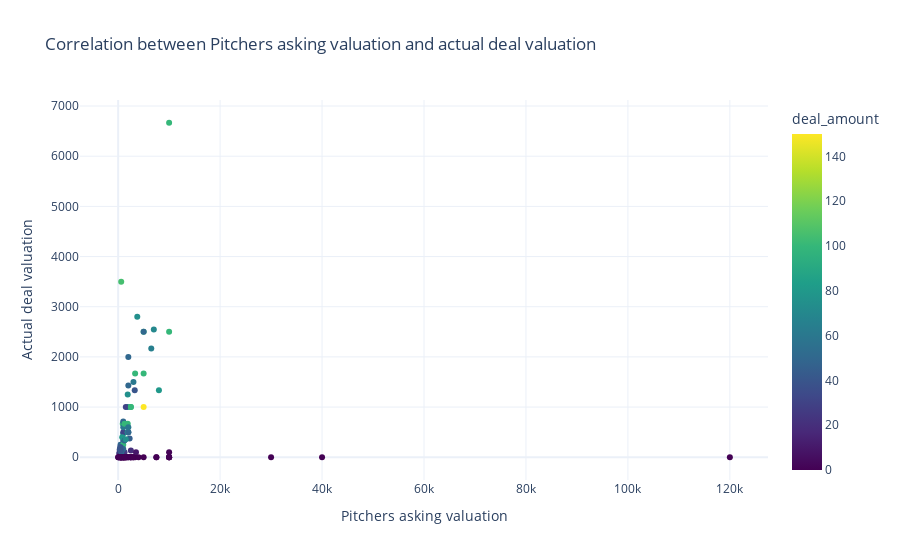

The cell this chart's notebook holds for it:
### Markdown cell above
### Correlation between the pitchers asking valuation and the actual deal valuation

### Code cell
fig = px.scatter(data, x='ask_valuation',y='deal_valuation',
                labels={'ask_valuation' : 'Pitchers asking valuation',
                       'deal_valuation' : 'Actual deal valuation'},
                title='Correlation between Pitchers asking valuation and actual deal valuation',
                color='deal_amount',
                color_continuous_scale='Viridis',
                hover_name='brand_name')
fig.update_layout(template='plotly_white')
fig.show()

### Figure 1 — Plotly figure (JSON) as saved in the notebook; plotly's stock layout.template omitted (floating-point values rounded to 4 significant figures)
{"data": [{"hovertemplate": "<b>%{hovertext}</b><br><br>Pitchers asking valuation=%{x}<br>Actual deal valuation=%{y}<br>deal_amount=%{marker.color}<extra></extra>", "hovertext": ["BluePine Industries", "Booz scooters", "Heart up my Sleeves", "Tagz Foods", "Head and Heart", "Agro tourism", "Qzense Labs", "Peeschute", "NOCD", "Cosiq", "JhaJi Achaar", "Bummer", "Revamp Moto", "Hungry Heads", "Shrawani Engineers", "Skippi Pops", "Menstrupedia", "Hecolll", "Raising Superstars", "Torch-it", "La Kheer Deli", "Beyond Snack", "Vivalyf Innovations- Easy Life", "Motion Breeze", "Altor", "Ariro", "Kabira Handmade", "Nuutjob", "Meatyour", "EventBeep", "Gopal's 56", "ARRCOAT Surface Textures", "Farda", "Auli Lifestyle", "SweeDesi", "LOKA", "Annie", "Caragreen", "The Yarn Bazaar", "The Renal Project", "Morikko Pure Foods", "Good Good Piggy Bank", "Hammer Lifestyle", "PNT", "Cocofit", "Bamboo India", "Flying Furr", "Beyond Water", "Let's Try", "Find Your Kicks India", "Aas Vidyalaya", "Outbox", "RoadBounce", "Mommy's Kitchen", "India Hemp and Co", "Otua", "Anthyesti", "Ethik", "WeSTOCK", "KetoIndia", "Magic lock", "The State Plate", "Bakarmax", "IN A CAN", "Get a Whey", "Sid07 Designs", "The Quirky Nari", "Hair Originals", "Poo de Cologne", "Moonshine Meads", "Falhari", "Namhya Foods", "Urban Monkey", "Guardian Gears", "Modern Myth", "The Sass Bar", "KG Agrotech", "Nuskha Kitchen", "PawsIndia", "Sunfox Technologies", "Alpino", "Isak Fragrances", "Julaa Automation", "Rare Planet", "Theka Coffee", "Watt Technovations", "Aliste Technologies", "Insurance Samadhan", "Humpy A2", "Kunafa World", "Gold Safe Solutions Ind.", "Wakao Foods", "PDD Falcon", "PlayBox TV", "Sippline Drinking Shields", "Kabaddi Adda", "Shades of Spring", "Scholify", "Scrapshala", "Sabjikothi", "AyuRythm", "Astrix", "Thea and Sid", "Experential Etc", "GrowFitter", "Med Tech", "Colour Me Mad", "Mavi's", "Tweek Labs", "Proxgy", "Nomad Food Project", "Twee in One", "Green Protein", "On2Cook", "Jain Shikanji", "Woloo", "Elcare India"], "legendgroup": "", "marker": {"color": [75, 40, 25, 70, 0, 0, 0, 75, 20, 50, 0, 75, 100, 0, 0, 100, 50, 0, 100, 0, 0, 50, 56, 30, 50, 50, 0, 25, 30, 30, 0, 50, 30, 75, 0, 40, 105, 50, 100, 100, 0, 0, 100, 25, 5e-05, 50, 0, 75, 45, 50, 150, 0, 80, 0, 0, 1, 0, 0, 60, 0, 0, 40, 0, 100, 100, 25, 35, 60, 0, 0, 0, 50, 0, 0, 0, 50, 10, 0, 50, 100, 0, 50, 0, 65, 0, 0.00101, 0, 100, 100, 0, 50, 75, 0, 0, 0, 80, 0, 0, 0, 0, 75, 0, 0, 0, 50, 0, 40, 0, 60, 10, 40, 0, 0, 0, 40, 0, 0], "coloraxis": "coloraxis", "symbol": "circle"}, "mode": "markers", "name": "", "orientation": "v", "showlegend": false, "type": "scatter", "x": [1000, 266.7, 250, 7000, 1000, 1000, 40000, 1875, 2500, 666.7, 500, 1875, 10000, 1000, 50, 900, 500, 10000, 5000, 7500, 666.7, 2000, 746.7, 1000, 1000, 2000, 2000, 500, 600, 1500, 120000, 1000, 300, 1875, 1333.0, 800, 600, 500, 2500, 3333.0, 3333.0, 900, 1000, 1250, 100, 2000, 1071.0, 1875, 2250, 500, 5000, 1000, 800, 3000, 1250, 10000, 2000, 300, 1000, 10000, 1500, 3250, 700, 2500, 1250, 470, 700, 3000, 1500, 1600, 2500, 2000, 10000, 600, 1500, 500, 300, 200, 1250, 5000, 7500, 625, 500, 6500, 500, 0.01, 1200, 10000, 1875, 1800, 1000, 1500, 2500, 2857.0, 500, 8000, 30000, 666.7, 500, 2400, 3750, 2500, 1143.0, 5000, 5000, 583.3, 400, 800, 2000, 3500, 400, 400, 3000, 10000, 500, 1250, 4000], "xaxis": "x", "y": [468.8, 80, 83.33, 2545.0, 0, 0, 0, 1250, 133.3, 200, 0, 1000, 6667.0, 0, 0, 666.7, 250, 0, 2500, 0, 0, 2000, 168.2, 500, 714.3, 500, 0, 125, 150, 1000, 0, 333.3, 150, 500, 0, 166.7, 3500, 250, 1000, 1667.0, 0, 0, 250, 100, 0, 1429.0, 0, 500, 375, 200, 1000, 0, 400, 0, 0, 100, 0, 0, 600, 0, 0, 1333.0, 0, 1000, 666.7, 33.33, 145.8, 1500, 0, 0, 0, 500, 0, 0, 0, 142.9, 25, 0, 333.3, 1667.0, 0, 100, 0, 2167.0, 0, 0.03, 0, 2500, 666.7, 0, 166.7, 357.1, 0, 0, 0, 1333.0, 0, 0, 0, 0, 2799.0, 0, 0, 0, 2500, 0, 160, 0, 600, 100, 200, 0, 0, 0, 133.3, 0, 0], "yaxis": "y"}], "layout": {"autosize": true, "coloraxis": {"colorbar": {"title": {"text": "deal_amount"}}, "colorscale": [[0, "#440154"], [0.1111, "#482878"], [0.2222, "#3e4989"], [0.3333, "#31688e"], [0.4444, "#26828e"], [0.5556, "#1f9e89"], [0.6667, "#35b779"], [0.7778, "#6ece58"], [0.8889, "#b5de2b"], [1, "#fde725"]]}, "legend": {"tracegroupgap": 0}, "title": {"text": "Correlation between Pitchers asking valuation and actual deal valuation"}, "xaxis": {"anchor": "y", "autorange": true, "domain": [0, 1], "range": [-7305.0, 127300.0], "title": {"text": "Pitchers asking valuation"}, "type": "linear"}, "yaxis": {"anchor": "x", "autorange": true, "domain": [0, 1], "range": [-550.2, 7217.0], "title": {"text": "Actual deal valuation"}, "type": "linear"}}}
